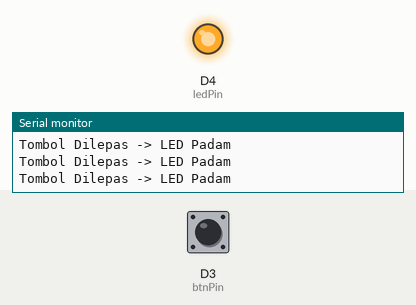
This sketch was run on a simulated ESP8266 (NodeMCU). Parts: output pins drawn as LEDs (lit = HIGH), the last lines printed to the serial monitor. The test bench sets the inputs (shaded band); at power-on: D3 (btnPin) HIGH.

Above: at 1.2 s.
1.3 s: D3 (btnPin) pulled LOW for 0.15 s
At 1.41 s:
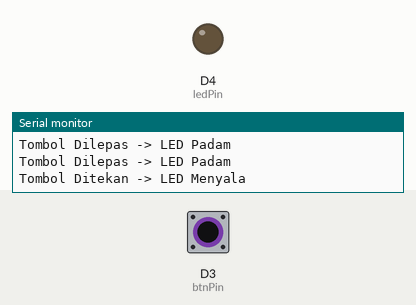
3.0 s: D3 (btnPin) pulled LOW for 3.2 s
At 7.0 s:
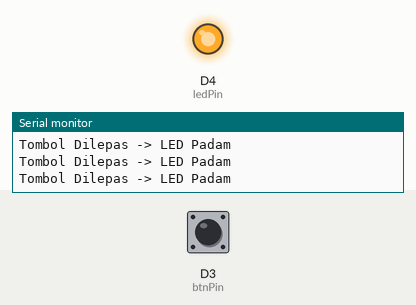
Timing chart, 0 to 8.5 s (numbered marks = the images above; inputs shaded):
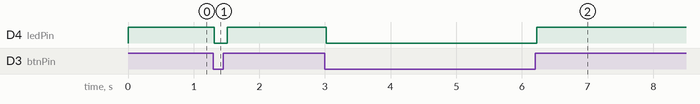

Measured:
- after the input at 1.3 s, D4 (ledPin): HIGH → LOW at once, → HIGH 0.20 s later
- after the input at 3.0 s, D4 (ledPin): HIGH → LOW at once, → HIGH 3.2 s later

The sketch:

3.Pengujian_Switch_LED.ino
```cpp
int btnPin = D3;
int ledPin = D4;

void setup() {
  Serial.begin(9600);
  Serial.println("Pengujian Interaksi Tombol dan LED Dimulai...");

  pinMode(btnPin, INPUT_PULLUP);
  pinMode(ledPin, OUTPUT);
}

void loop() {
  int statusBtn = digitalRead(btnPin);

  if (statusBtn == LOW) {
    digitalWrite(ledPin, LOW);
    Serial.println("Tombol Ditekan -> LED Menyala");
  } else {
    digitalWrite(ledPin, HIGH);
    Serial.println("Tombol Dilepas -> LED Padam");
  }
   // Sedikit jeda (debounce) agar pembacaan stabil
  delay(100);
}
```
